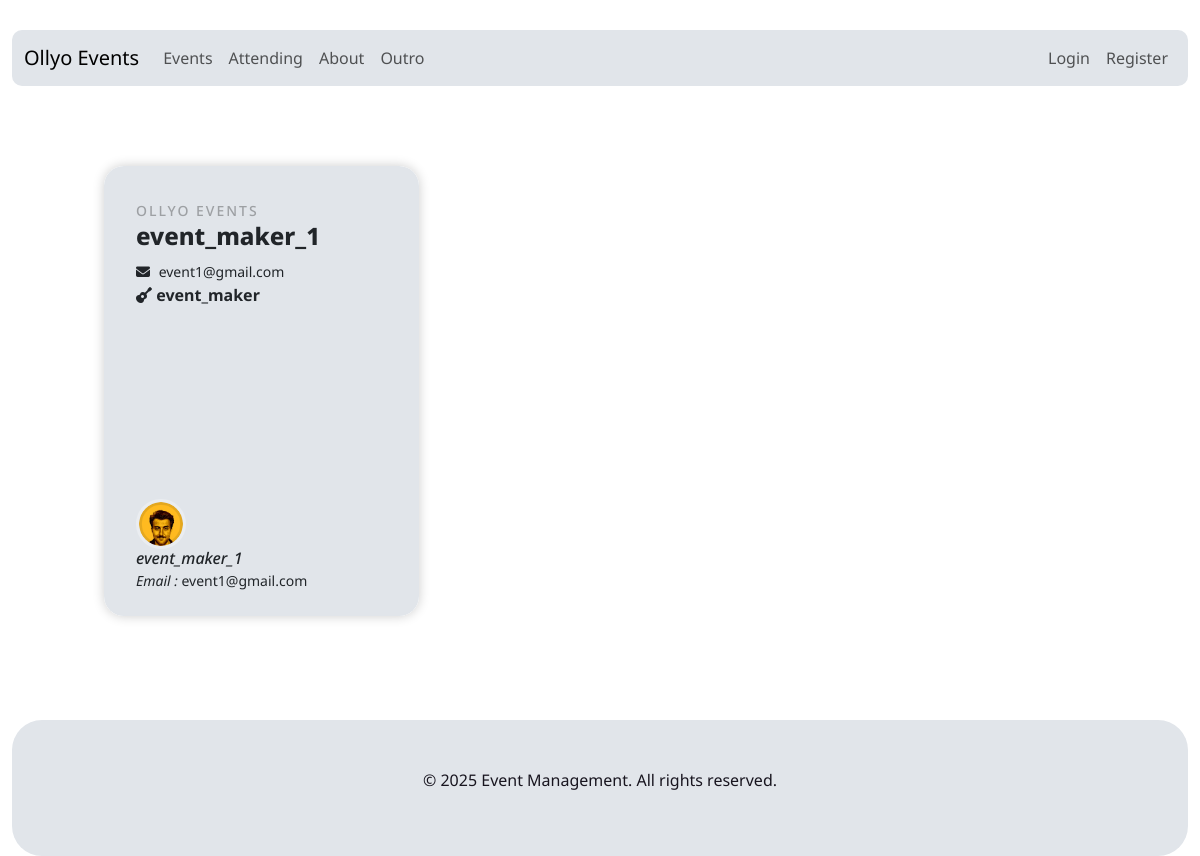
Screenshot of /public/index.php?page=about/2/profile with the database file from the repository.
### tables this page shows
CREATE TABLE `users` (
  `id` int(11) NOT NULL,
  `name` varchar(100) NOT NULL,
  `email` varchar(150) NOT NULL,
  `password` varchar(255) NOT NULL,
  `role` enum('admin','event_maker','attendee') NOT NULL DEFAULT 'attendee',
  `created_at` timestamp NOT NULL DEFAULT current_timestamp()
);

### routes/web.php (called while the page is built, shortened)
<?php
return [
    'home' => ROOT . '/pages/home.php',
    'about/{id}/profile' => ROOT . '/pages/about.php',
    'auth/login' => ROOT . '/pages/auth/login.php',
    'auth/login-handler' => ROOT . '/pages/auth/login-handler.php',
    'auth/register' => ROOT . '/pages/auth/register.php',
    'auth/register-handler' => ROOT . '/pages/auth/register-handler.php',
    'attending' => ROOT . '/pages/attending.php',
    'create-event' => ROOT . '/pages/event/my-event-create.php',
    'create-event-handler' => ROOT . '/pages/event/event-create-handler.php',
    'event-view/{id}/details' => ROOT . '/pages/event/event-view.php',
    'generate-event-csv/{id}/details' => ROOT . '/pages/event/generate-event-csv.php',
    'event-join/{event_id}/{user_id}/join' => ROOT . '/pages/event/event-join.php',
    'my-event' => ROOT . '/pages/event/my-event.php',
    'my-event-detail/{id}/detail' => ROOT . '/pages/event/my-event-detail.php',
    'my-event-edit/{id}/edit' => ROOT . '/pages/event/my-event-edit.php',
    'my-event-update' => ROOT . '/pages/event/my-event-update.php',
    'my-event-delete/{id}/delete' => ROOT . '/pages/event/my-event-delete.php',
    'submitted-events' => ROOT . '/pages/event/submitted-events.php',
    'outro' => ROOT . '/pages/outro.php',
];

### app/Helpers/events.php (called while the page is built, shortened)
<?php
function fetchUserProfileInfo()
{
    $db = Database::getInstance()->getConnection();
    $user_id = intval($_REQUEST['params'][1]);
    $sql = "SELECT name , email , role  from users where id = :user_id";
    $stmt = $db->prepare($sql);
    $stmt->bindParam(':user_id', $user_id, PDO::PARAM_INT);
    $stmt->execute();
    return $stmt->fetch(PDO::FETCH_ASSOC);
}

### resources/pages/about.php (the view, shortened to what this page needs)
<?php
$user = fetchUserProfileInfo();
?>
<section class="wrapper">
    <div class="container">
        <div class="row">
            <div class="col-sm-12 col-md-6 col-lg-4 mb-4">
                <div class="card text-dark card-has-bg click-col">
                    <div class="card-img-overlay d-flex flex-column">
                        <div class="card-body">
                            <small class="card-meta mb-2">Ollyo Events</small>
                            <h4 class="card-title mt-0 ">
                                <a href="" class="text-dark"><?php echo $user['name'] ?></a>
                            </h4>
                            <small><i class="fa-solid fa-envelope" style="margin-right: 5px;"></i> <?php echo $user['email'] ?></small>
                            <div>
                                <a class="text-dark">
                                    <strong><i class="fa-solid fa-guitar"></i> <?php echo $user['role'] ?></strong>
                                </a>
                            </div>
                        </div>
                        <div class="card-footer">
                            <div class="media">
                                <img class="mr-3 rounded-circle" src="/ollyo/public/assets/images/default.png" alt="Generic placeholder image" style="max-width:50px">
                                <div class="media-body">
                                    <h6 class="my-0 text-dark d-block"><i><?php echo $user['name'] ?></i></h6>
                                    <small> <i>Email : </i> <?php echo $user['email'] ?></small>
                                </div>
                            </div>
                        </div>
                    </div>
                </div>
            </div>
        </div>
    </div>
</section>

### public/index.php (shortened to what this page needs)
<?php
$app = dirname(__DIR__);
$routes = require_once $app . '/routes/web.php';
require_once ROOT . '/common/header.php';
$page = isset($_GET['page']) ? $_GET['page'] : 'home';
foreach ($routes as $route => $filePath) {
    $pattern = preg_replace('/\{[^\}]+\}/', '([^/]+)', $route);
    $pattern = '#^' . $pattern . '$#';
    if (preg_match($pattern, $page, $matches)) {
        require_once $filePath;
        break;
    }
}
require_once ROOT . "/common/footer.php";

### public/assets/css/style.css (style rules this page uses)
* { margin: 0; padding: 0; outline: 0; box-sizing: border-box; font-family: "Noto Sans", serif; }
a { text-decoration: none; }
img { border: 0; }
p , .row { color : #18151f ; }
.wrapper { margin: 10vh; }
.card { border: none; transition: all 500ms cubic-bezier(0.19, 1, 0.22, 1); overflow: hidden; border-radius: 20px; min-height: 450px; box-shadow: 0 0 12px 0 rgba(0, 0, 0, 0.2); }
.card.card-has-bg { transition: all 500ms cubic-bezier(0.19, 1, 0.22, 1); background-size: 120%; background-repeat: no-repeat; background-position: center center; }
.card.card-has-bg:before { content: ""; position: absolute; top: 0; right: 0; bottom: 0; left: 0; background: inherit; -webkit-filter: grayscale(1); -moz-filter: grayscale(100%); -ms-filter: grayscale(100%); -o-filter: grayscale(100%); filter: grayscale(100%); }
.card .card-footer { background: none; border-top: none; }
.card .card-footer .media img { border: solid 3px rgba(255, 255, 255, 0.3); }
.card .card-title { font-weight: 800; }
.card .card-meta { color: rgba(0, 0, 0, 0.3); text-transform: uppercase; font-weight: 500; letter-spacing: 2px; }
.card .card-body { transition: all 500ms cubic-bezier(0.19, 1, 0.22, 1); }
.card .card-img-overlay { transition: all 800ms cubic-bezier(0.19, 1, 0.22, 1); background: #e1e5ea; }
a, a:hover { text-decoration: none; transition: color 0.3s ease-in-out; }

### rows the page displays
users: name "event_maker_1", email "event1@gmail.com", role "event_maker"
